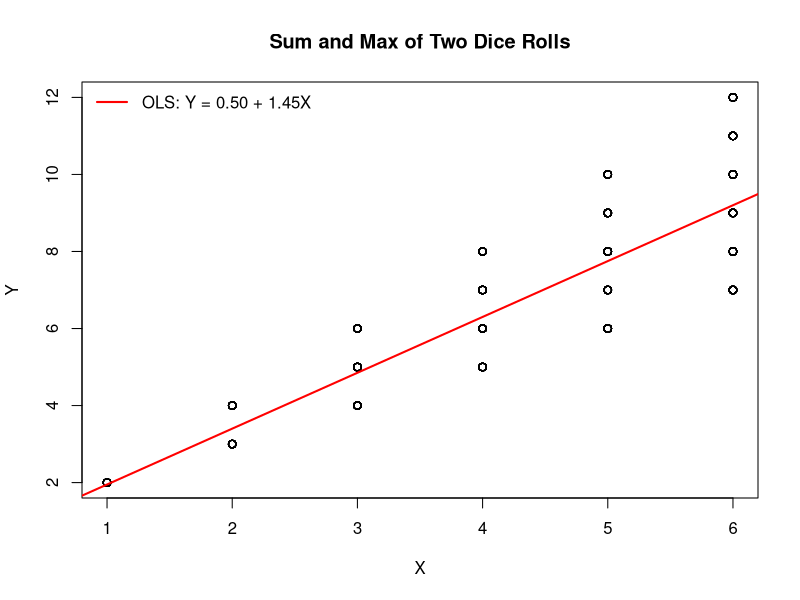
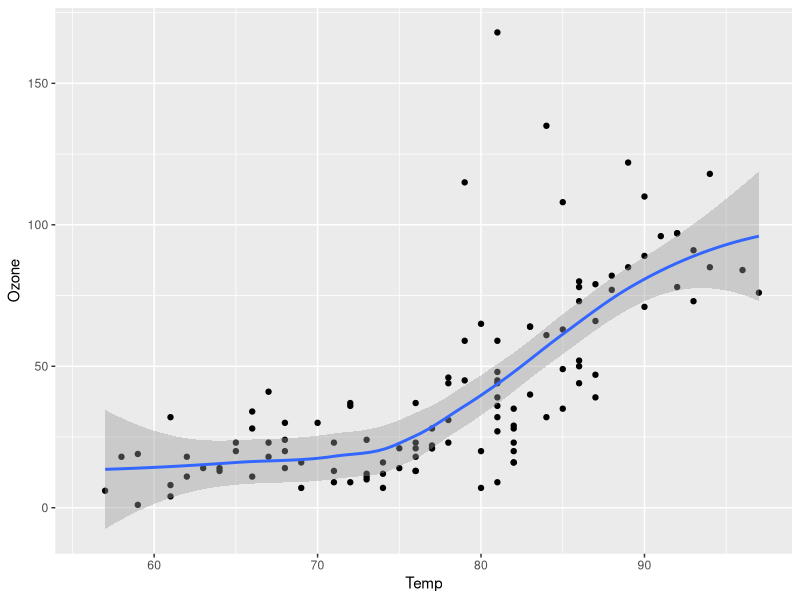

These figures' R source, in order:
## ---- chunk 1
n <- 1000
D1 <- sample(1:6, n, replace = TRUE)
D2 <- sample(1:6, n, replace = TRUE)

X <- pmax(D1, D2)
Y <- D1 + D2
ols <- lm(Y ~ X)

plot(X, Y, main = "Sum and Max of Two Dice Rolls")
abline(ols, col = "red", lwd = 2)
legend("topleft",
       sprintf("OLS: Y = %.2f + %.2fX", coef(ols)[1], coef(ols)[2]),
       col = "red", lwd = 2, bty = "n")
## ---- chunk 2
#| label: fig-airquality
#| fig-cap: "Temperature and ozone level."
#| warning: false

library(ggplot2)

ggplot(airquality, aes(Temp, Ozone)) + 
  geom_point() + 
  geom_smooth(method = "loess")
